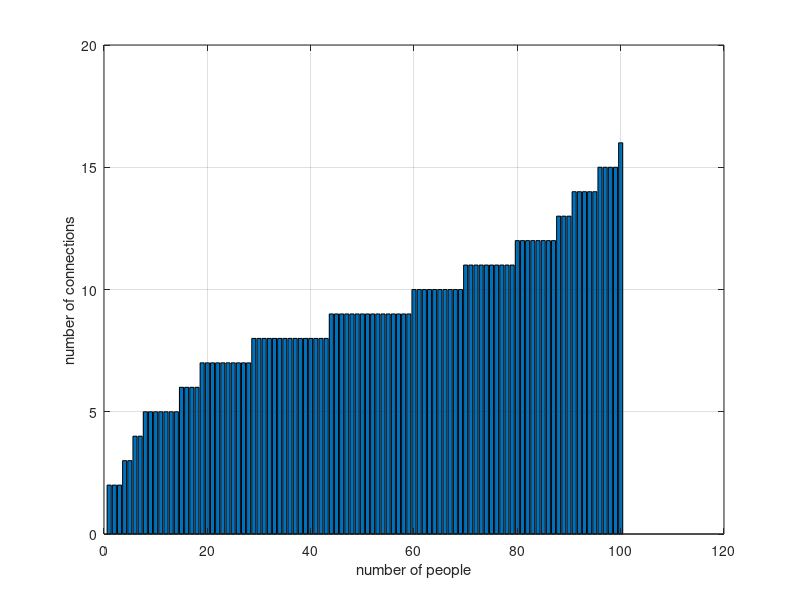

This figure's MATLAB source:

%Nathan Solomon
%Partner: Luke Botsford
csvread('largeNetwork.dat')
MG = csvread('largeNetwork.dat'); 

% size function is used to find both the size of the row and the size of
% the column of the matrix MG. the variable "numofPeople" is assigned the
% value of the number of rows, while the variable "numofColumns" is
% assigned the value of the number of columns.
[numofPeople,numofColumns]=size(MG)

%The M matrix is made by taking all rows between the start to the size of
%the rows in MG, while taking all columns between the second column of MG
%(since matrix M does not include the first vector column) and ends at the
%number of columns in the MG matrix. The end result is the MG matrix
%without the first column.
M= MG(1:numofPeople, 2:numofColumns)
%The G matrix is made by finding the indexes of 1 to the number of rows in
%MG, thus getting the first column
G=MG(1:numofPeople)==1





%%%%%%%%%%%%%%%%%%%%%%%%%%%%%%%%%%%%%%%%%%%%%%%%%%%%%%%%%%%%%%%%%%%%%%



%takes the sum of all 0's in G array, which gives the count of all males
%since males are represented by 0
male= sum(G==0);
%takes the sum of all 1's in G array, which gives the count of all females
%since females are represented by 1
female= sum(G==1);
fprintf("There are %d females and %d males in this group",female, male)
fprintf('\n')

%%%%%%%%%%%%%%%%%%%%%%%%%%%%%%%%%%%%%%%%%%%%%%%%%%%%%%%%%%%%%%%%%%%%%%


%sums the columns of matrix M, which represents the connections of all people in the social network
%it then finds the maximum, minimum, and mean amount of connections from the sum of
%columns using command functions
sumofcolumns=sum(M); %sums the columns of matrix M, which represents the connections of all people in the social network
max(sumofcolumns);
min(sumofcolumns);
mean(sumofcolumns);

%found the maximum, minimum, and mean amount of connections from the sum of
%columns
mostconnectedperson = max(sumofcolumns);
leastconnectedperson = min(sumofcolumns);
averageconnections = mean(sumofcolumns);
fprintf("The most connected person has %d connections",mostconnectedperson)
fprintf('\n')
fprintf("The least connected person has %d connections",leastconnectedperson)
fprintf('\n')
fprintf("On average, a person has %1.2f connections",averageconnections)
fprintf('\n')

%%%%%%%%%%%%%%%%%%%%%%%%%%%%%%%%%%%%%%%%%%%%%%%%%%%%%%%%%%%%%%%%%%%%%%


% sorts the sum of columns from the previous problem from least to greatest
% and displays it on the graph

sortedsumofcolumns= sort(sumofcolumns);
y = sortedsumofcolumns;
bar(y)

xlabel('number of people')
ylabel('number of connections')
grid on


%%%%%%%%%%%%%%%%%%%%%%%%%%%%%%%%%%%%%%%%%%%%%%%%%%%%%%%%%%%%%%%%%%%%%%


%finds where the number of connections per person is greater than the max
%amount of connections and the lowest amount of connections by a range of 2

highamount =find(sumofcolumns > (max(sumofcolumns)-2));
lowamount = find(sumofcolumns <= (min(sumofcolumns)+2));



fprintf("The following individuals have a high number of connections-- %d,%d,%d,%d,%d",highamount)
fprintf('\n')
fprintf("and")
fprintf('\n')
fprintf("The following individuals have a low number of connections-- %d,%d,%d,%d,%d,%d,%d",lowamount)
fprintf('\n')

%%%%%%%%%%%%%%%%%%%%%%%%%%%%%%%%%%%%%%%%%%%%%%%%%%%%%%%%%%%%%%%%%%%%%%

% used a for loop with a conditional statement. If the value in the first
% index of the G vector, showing the gender of the people is equal to 1, then the next
% line will multiply an empty 1x1 matrix with the sum of the corresponding
% row in Matrix M. The new variable,
% connectionsforwomen, creates a new vector showing the
% connections for women.The result after the loop is complete is a vector with an array having all amounts of connections for the women in the M matrix The same is repeated after line 113, except for
% men. 
connectionsforwomen = [];
for i=1:numofPeople
if (G(i)==1)
    connectionsforwomen = [connectionsforwomen sum(M(i,:))];
end
end

connectionsformen = [];
for i=1:numofPeople
if (G(i)==0)
    connectionsformen = [connectionsformen sum(M(i,:))];
end
end
%found the maximum, minimum, and mean for the connections for women using
%the built in commands. 
maxconnectionsforwomen=max(connectionsforwomen);
minconnectionsforwomen=min(connectionsforwomen);
meanconnectionsforwomen=mean(connectionsforwomen);

%found the maximum, minimum, and mean for the connections for men using
%the built in commands. 
maxconnectionsformen= max(connectionsformen);
minconnectionsformen= min(connectionsformen);
meanconnectionsformen= mean(connectionsformen);

fprintf("The  number  of  connections  for  females  ranges  between ")
fprintf('%d',minconnectionsforwomen)
fprintf(" and ")
fprintf('%d',maxconnectionsforwomen)
fprintf(" with  an  average  of ")  
fprintf('%d',meanconnectionsforwomen)
fprintf('\n')


fprintf(" The  number  of  connections  for  males  ranges  between  %d  and %d,  with  an  average  of  %d, ",[minconnectionsformen,maxconnectionsformen,meanconnectionsformen])
fprintf('\n')
%%%%%%%%%%%%%%%%%%%%%%%%%%%%%%%%%%%%%%%%%%%%%%%%%%%%%%%%%%%%%%%%%%%%%%


%the nested for loop finds the connections of the first person by finding
%the location where there is a value for their respective row (their
%connections). The inner loop finds the connections of the first person's
%connections by finding where there are values in their row, thus showing
%their connections. The first person and second person's connections are
%seperate arrays that are then concatanated into one array, where the values are
%sorted and show only non repeating values. 
fileID = fopen('largeNetworkNeighbors2.dat','w');
sizeofnetwork = numofPeople;
for i= 1:sizeofnetwork
    firstperson = M(i,:);
    firstconnection = find(firstperson);
    totalconnections=firstconnection;
    for x=firstconnection
        secondperson= M(x,:);
        secondconnection = find(secondperson);
        totalconnections = [totalconnections secondconnection];
        totalconnections = sort(totalconnections);
        totalconnections = unique(totalconnections);
        
    end
    fprintf('%d,',totalconnections)
    fprintf('\n')
    fprintf(fileID,'%d,',totalconnections);
    fprintf(fileID,'\n');
    
   
end
fclose(fileID);



























    































    


